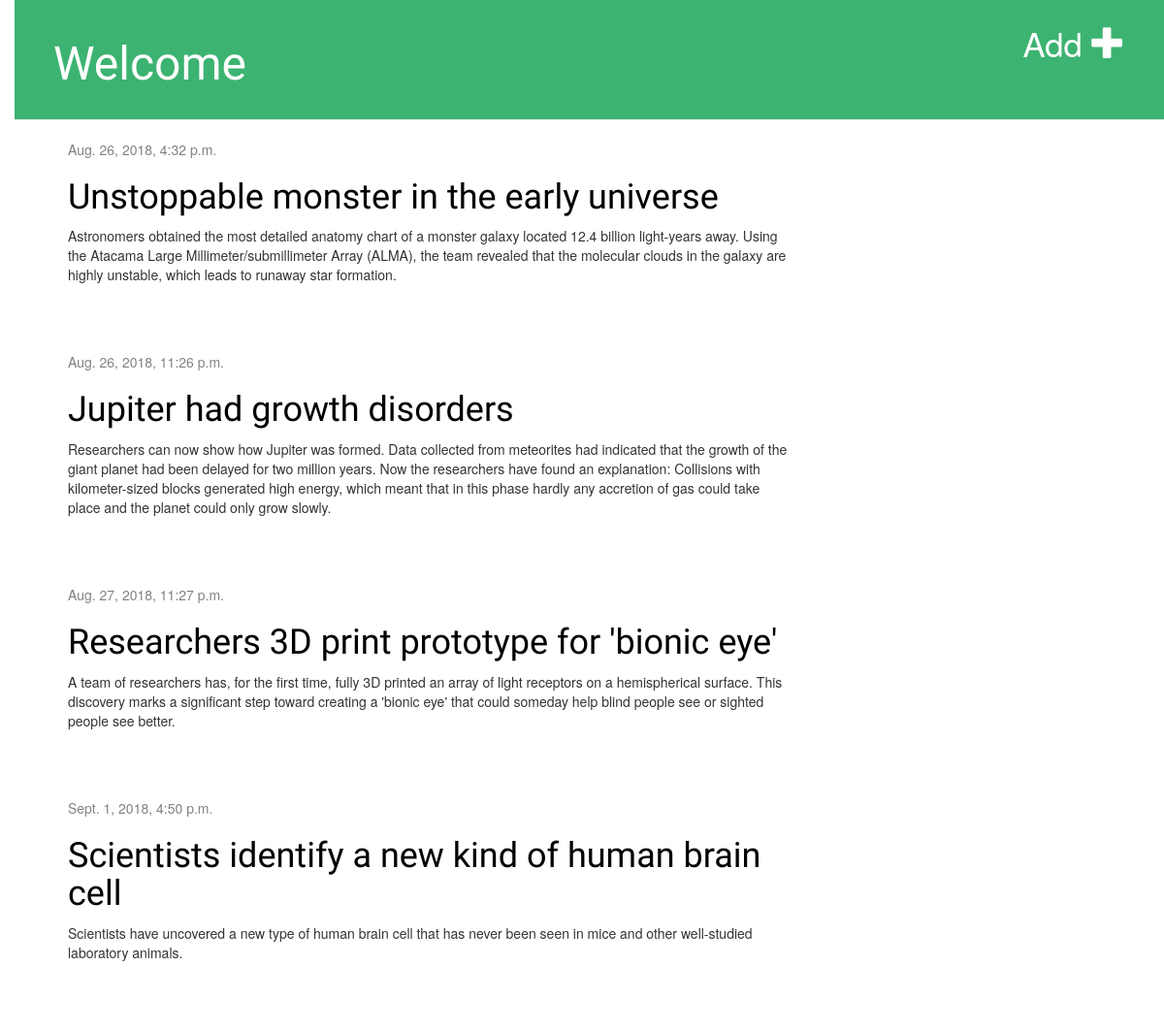
Before: / with the older database file.
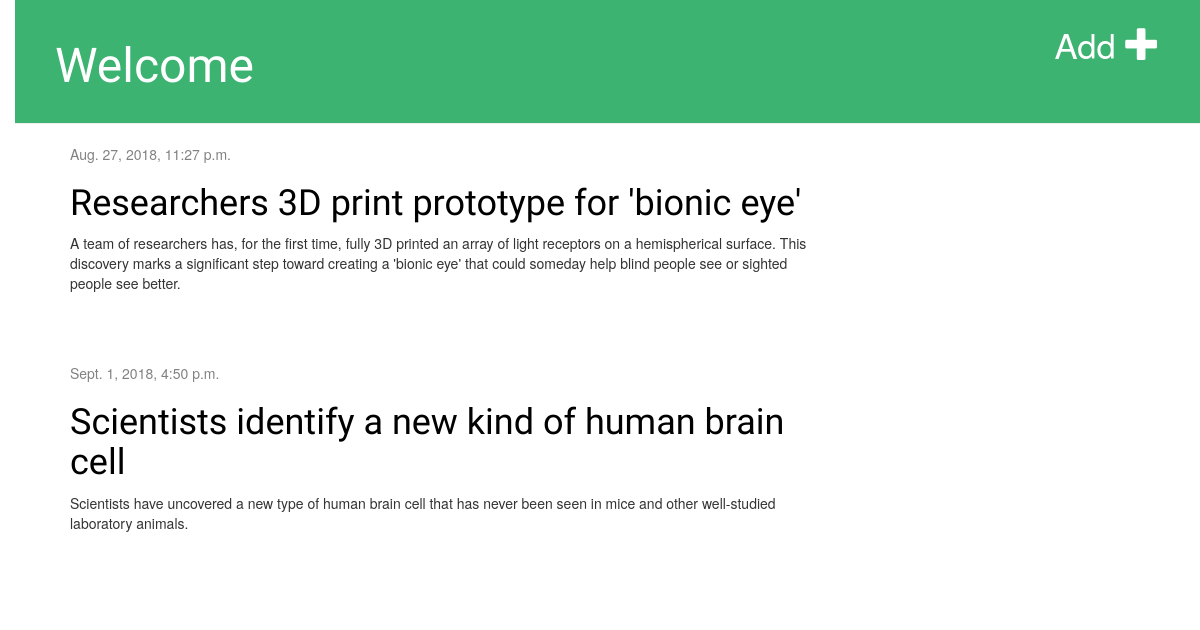
After: the same page with the newer database file.
### blog/models.py (models this page shows, shortened)
class Post(models.Model):
    author = models.ForeignKey('auth.User', on_delete=models.CASCADE)
    title = models.CharField(max_length=200)
    text = models.TextField()
    created_date = models.DateTimeField(
            default=timezone.now)
    published_date = models.DateTimeField(
            blank=True, null=True)

### blog/views.py (the view)
# urls.py: path('', views.post_list, name='post_list'),
def post_list(request):
    posts = Post.objects.filter(published_date__lte=timezone.now()).order_by('published_date')
    return render(request, 'blog/post_list.html', {'posts': posts})

### blog/templates/blog/post_list.html
{% extends 'blog/base.html' %}
{% block content %}
    {% for post in posts %}
        <div class="post">
            <div class="date">
                {{ post.published_date }}
            </div>
            <h1><a href="{% url 'post_detail' pk=post.pk %}">{{ post.title }}</a></h1>
            <p>{{ post.text|linebreaksbr }}</p>
        </div>
    {% endfor %}
{% endblock %}

Changed rows visible on the page:
removed Post: published_date "Aug. 26, 2018, 4:32 p.m.", title "Unstoppable monster in the early universe", text "Astronomers obtained the most detailed anatomy chart of a monster galaxy located 12.4 billion light-years away. Using the Atacama Large Millimeter/submillimeter Array (ALMA), the team revealed that the molecular clouds in the galaxy are highly unstable, which leads to runaway star formation."
removed Post: published_date "Aug. 26, 2018, 11:26 p.m.", title "Jupiter had growth disorders", text "Researchers can now show how Jupiter was formed. Data collected from meteorites had indicated that the growth of the giant planet had been delayed for two million years. Now the researchers have found an explanation: Collisions with kilometer-sized blocks generated high energy, which meant that in this phase hardly any accretion of gas could take place and the planet could only grow slowly."
